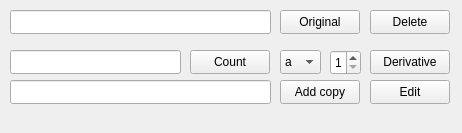
<?xml version="1.0" encoding="UTF-8"?>
<ui version="4.0">
 <class>PolynomialManage</class>
 <widget class="QWidget" name="PolynomialManage">
  <property name="geometry">
   <rect>
    <x>0</x>
    <y>0</y>
    <width>462</width>
    <height>133</height>
   </rect>
  </property>
  <property name="windowTitle">
   <string>Polynomial manage</string>
  </property>
  <widget class="QPushButton" name="pushButton_3">
   <property name="geometry">
    <rect>
     <x>370</x>
     <y>50</y>
     <width>80</width>
     <height>24</height>
    </rect>
   </property>
   <property name="text">
    <string>Derivative</string>
   </property>
  </widget>
  <widget class="QPushButton" name="pushButton_4">
   <property name="geometry">
    <rect>
     <x>280</x>
     <y>80</y>
     <width>80</width>
     <height>24</height>
    </rect>
   </property>
   <property name="text">
    <string>Add copy</string>
   </property>
  </widget>
  <widget class="QLineEdit" name="lineEdit_2">
   <property name="geometry">
    <rect>
     <x>10</x>
     <y>80</y>
     <width>261</width>
     <height>24</height>
    </rect>
   </property>
   <property name="maxLength">
    <number>255</number>
   </property>
   <property name="readOnly">
    <bool>false</bool>
   </property>
  </widget>
  <widget class="QPushButton" name="pushButton">
   <property name="geometry">
    <rect>
     <x>370</x>
     <y>10</y>
     <width>80</width>
     <height>24</height>
    </rect>
   </property>
   <property name="text">
    <string>Delete</string>
   </property>
  </widget>
  <widget class="QPushButton" name="pushButton_2">
   <property name="geometry">
    <rect>
     <x>370</x>
     <y>80</y>
     <width>80</width>
     <height>24</height>
    </rect>
   </property>
   <property name="text">
    <string>Edit</string>
   </property>
  </widget>
  <widget class="QLineEdit" name="lineEdit">
   <property name="geometry">
    <rect>
     <x>10</x>
     <y>10</y>
     <width>261</width>
     <height>24</height>
    </rect>
   </property>
   <property name="maxLength">
    <number>255</number>
   </property>
   <property name="readOnly">
    <bool>true</bool>
   </property>
  </widget>
  <widget class="QLabel" name="label">
   <property name="geometry">
    <rect>
     <x>10</x>
     <y>110</y>
     <width>441</width>
     <height>16</height>
    </rect>
   </property>
   <property name="text">
    <string/>
   </property>
  </widget>
  <widget class="QComboBox" name="comboBox">
   <property name="geometry">
    <rect>
     <x>280</x>
     <y>50</y>
     <width>41</width>
     <height>24</height>
    </rect>
   </property>
   <item>
    <property name="text">
     <string>a</string>
    </property>
   </item>
   <item>
    <property name="text">
     <string>b</string>
    </property>
   </item>
   <item>
    <property name="text">
     <string>c</string>
    </property>
   </item>
   <item>
    <property name="text">
     <string>d</string>
    </property>
   </item>
   <item>
    <property name="text">
     <string>e</string>
    </property>
   </item>
   <item>
    <property name="text">
     <string>f</string>
    </property>
   </item>
   <item>
    <property name="text">
     <string>g</string>
    </property>
   </item>
   <item>
    <property name="text">
     <string>h</string>
    </property>
   </item>
   <item>
    <property name="text">
     <string>i</string>
    </property>
   </item>
   <item>
    <property name="text">
     <string>j</string>
    </property>
   </item>
   <item>
    <property name="text">
     <string>k</string>
    </property>
   </item>
   <item>
    <property name="text">
     <string>l</string>
    </property>
   </item>
   <item>
    <property name="text">
     <string>m</string>
    </property>
   </item>
   <item>
    <property name="text">
     <string>n</string>
    </property>
   </item>
   <item>
    <property name="text">
     <string>o</string>
    </property>
   </item>
   <item>
    <property name="text">
     <string>p</string>
    </property>
   </item>
   <item>
    <property name="text">
     <string>q</string>
    </property>
   </item>
   <item>
    <property name="text">
     <string>r</string>
    </property>
   </item>
   <item>
    <property name="text">
     <string>s</string>
    </property>
   </item>
   <item>
    <property name="text">
     <string>t</string>
    </property>
   </item>
   <item>
    <property name="text">
     <string>u</string>
    </property>
   </item>
   <item>
    <property name="text">
     <string>v</string>
    </property>
   </item>
   <item>
    <property name="text">
     <string>w</string>
    </property>
   </item>
   <item>
    <property name="text">
     <string>x</string>
    </property>
   </item>
   <item>
    <property name="text">
     <string>y</string>
    </property>
   </item>
   <item>
    <property name="text">
     <string>z</string>
    </property>
   </item>
  </widget>
  <widget class="QPushButton" name="pushButton_5">
   <property name="geometry">
    <rect>
     <x>190</x>
     <y>50</y>
     <width>80</width>
     <height>24</height>
    </rect>
   </property>
   <property name="text">
    <string>Count</string>
   </property>
  </widget>
  <widget class="QLineEdit" name="lineEdit_3">
   <property name="geometry">
    <rect>
     <x>10</x>
     <y>50</y>
     <width>171</width>
     <height>24</height>
    </rect>
   </property>
   <property name="maxLength">
    <number>255</number>
   </property>
  </widget>
  <widget class="QPushButton" name="pushButton_6">
   <property name="geometry">
    <rect>
     <x>280</x>
     <y>10</y>
     <width>80</width>
     <height>24</height>
    </rect>
   </property>
   <property name="text">
    <string>Original</string>
   </property>
  </widget>
  <widget class="QSpinBox" name="spinBox">
   <property name="geometry">
    <rect>
     <x>330</x>
     <y>50</y>
     <width>31</width>
     <height>25</height>
    </rect>
   </property>
   <property name="minimum">
    <number>1</number>
   </property>
   <property name="maximum">
    <number>9</number>
   </property>
  </widget>
 </widget>
 <resources/>
 <connections/>
</ui>
